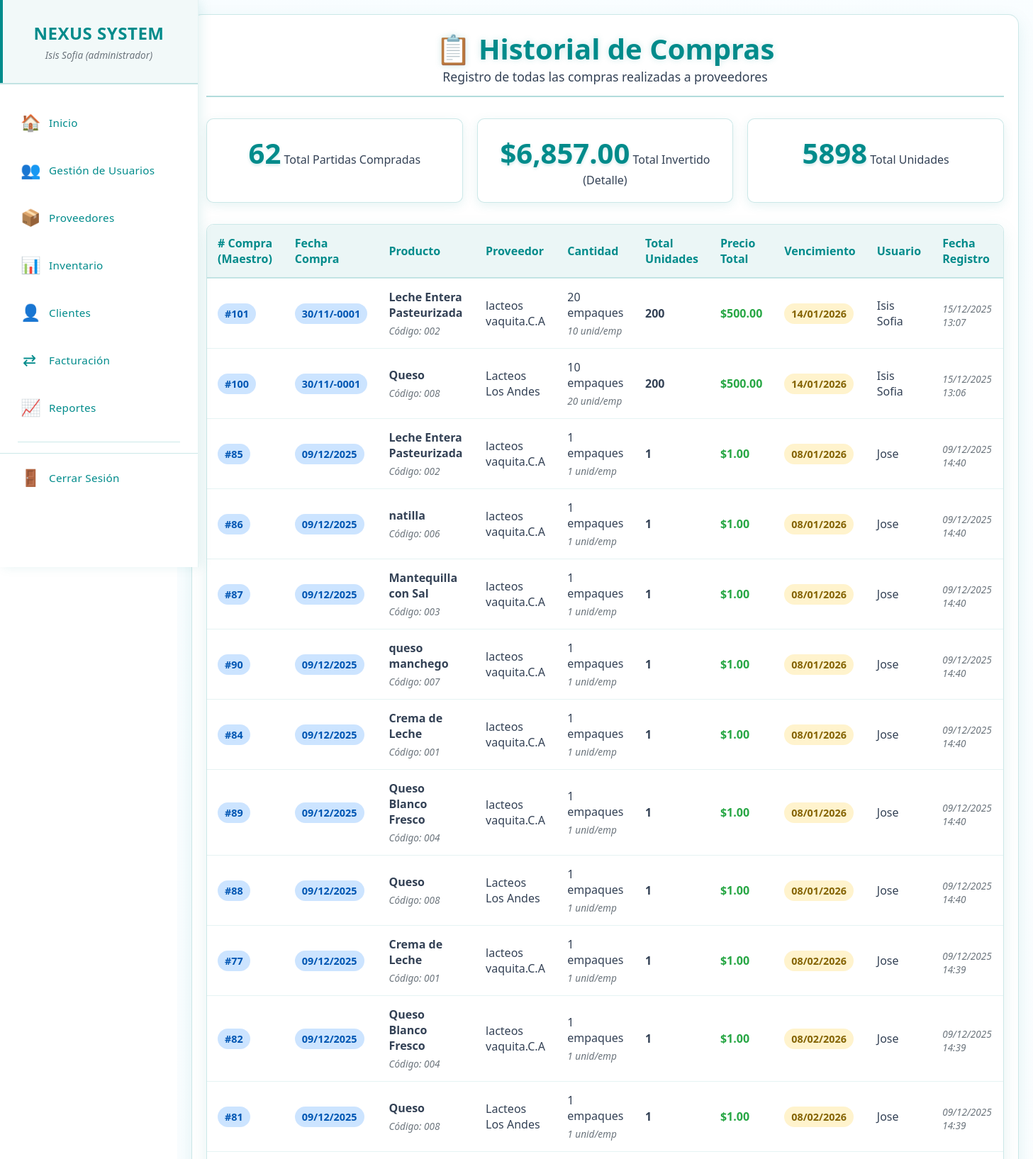
The app's page /historial_compras.php (signed in, upper part) with its own data.
### tables this page shows
CREATE TABLE `historial_compras` (
  `id_historial` int(11) NOT NULL,
  `id_compra` int(11) NOT NULL,
  `id_producto_proveedor` int(11) NOT NULL,
  `cantidad_empaques` int(11) NOT NULL,
  `unidades_empaque` int(11) NOT NULL,
  `total_unidades` int(11) NOT NULL,
  `precio_total` decimal(10,2) NOT NULL,
  `fecha_compra` date NOT NULL,
  `fecha_vencimiento` date NOT NULL,
  `usuario_id` int(11) NOT NULL,
  `fecha_registro` timestamp NOT NULL DEFAULT current_timestamp()
);

CREATE TABLE `productos_proveedor` (
  `id_producto_proveedor` int(11) NOT NULL,
  `codigo_producto` varchar(50) NOT NULL,
  `nombre` varchar(255) NOT NULL,
  `descripcion` text DEFAULT NULL,
  `id_categoria` int(11) NOT NULL,
  `id_subcategoria` int(11) DEFAULT NULL,
  `id_proveedor` int(11) NOT NULL,
  `precio_compra` decimal(10,2) NOT NULL,
  `unidad_medida` varchar(20) DEFAULT 'unidad',
  `fecha_compra` date DEFAULT NULL,
  `es_perecedero` tinyint(1) DEFAULT 0,
  `registro` timestamp NOT NULL DEFAULT current_timestamp(),
  `actualizacion` timestamp NOT NULL DEFAULT current_timestamp() ON UPDATE current_timestamp()
);

CREATE TABLE `proveedores` (
  `id_proveedor` int(11) NOT NULL,
  `nombres` varchar(255) NOT NULL,
  `nombre_comercial` varchar(255) NOT NULL,
  `rif` varchar(20) NOT NULL,
  `telefono` varchar(20) DEFAULT NULL,
  `email` varchar(100) DEFAULT NULL,
  `direccion` text DEFAULT NULL,
  `estado` enum('activo','inactivo') DEFAULT 'activo',
  `registro` timestamp NOT NULL DEFAULT current_timestamp(),
  `actualizacion` timestamp NOT NULL DEFAULT current_timestamp() ON UPDATE current_timestamp()
);

CREATE TABLE `usuario` (
  `id_usuario` int(11) NOT NULL,
  `usuario` varchar(50) NOT NULL,
  `nombre` varchar(100) NOT NULL,
  `apellido` varchar(100) NOT NULL,
  `contraseña` varchar(255) NOT NULL,
  `id_rol` int(11) NOT NULL,
  `activo` tinyint(1) DEFAULT 1
);

### historial_compras.php (the view, shortened to what this page needs)
<?php
require_once 'menu.php';
try {
    $sql = "
        SELECT
            hc.*,
            pp.nombre as producto_nombre,
            pp.codigo_producto,
            p.nombre_comercial as proveedor_nombre,
            u.nombre as usuario_nombre
        FROM historial_compras hc
        JOIN productos_proveedor pp ON hc.id_producto_proveedor = pp.id_producto_proveedor
        JOIN proveedores p ON pp.id_proveedor = p.id_proveedor
        -- En el nuevo esquema, usuario_id y fecha_compra se leen directamente desde historial_compras
        -- pero se sabe que deberían estar solo en compras_proveedores (el Maestro)
        JOIN usuario u ON hc.usuario_id = u.id_usuario
        ORDER BY hc.fecha_registro DESC
    ";
    $stmt = $pdo->query($sql);
    $historial = $stmt->fetchAll(PDO::FETCH_ASSOC);
    $total_compras = count($historial);
    $total_invertido = array_sum(array_column($historial, 'precio_total'));
    $total_unidades = array_sum(array_column($historial, 'total_unidades'));
} catch (PDOException $e) {
    die("Error al consultar historial: " . $e->getMessage());
}
?>
<!DOCTYPE html>
<html lang="es">
<head>
    <link rel="stylesheet" href="css/proveedores.css">
</head>
<body>
   <main class="main-content">
        <div class="content-wrapper">
            <div class="container">
                <div class="header">
                    <h1>📋 Historial de Compras</h1>
                    <p>Registro de todas las compras realizadas a proveedores</p>
                </div>
                <div class="stats-container">
                    <div class="stat-card">
                        <span class="stat-number"><?php echo $total_compras; ?></span>
                        <span class="stat-label">Total Partidas Compradas</span>
                    </div>
                    <div class="stat-card">
                        <span class="stat-number">$<?php echo number_format($total_invertido, 2); ?></span>
                        <span class="stat-label">Total Invertido (Detalle)</span>
                    </div>
                    <div class="stat-card">
                        <span class="stat-number"><?php echo $total_unidades; ?></span>
                        <span class="stat-label">Total Unidades</span>
                    </div>
                </div>
                <?php if ($total_compras > 0): ?>
                    <div class="table-container">
                        <table class="table">
                            <thead>
                                <tr>
                                    <th># Compra (Maestro)</th>
                                    <th>Fecha Compra</th>
                                    <th>Producto</th>
                                    <th>Proveedor</th>
                                    <th>Cantidad</th>
                                    <th>Total Unidades</th>
                                    <th>Precio Total</th>
                                    <th>Vencimiento</th>
                                    <th>Usuario</th>
                                    <th>Fecha Registro</th>
                                </tr>
                            </thead>
                            <tbody>
                                <?php foreach ($historial as $row): ?>
                                    <tr>
                                        <td>
                                            <span class="badge badge-info">
                                                #<?php echo $row['id_compra']; ?>
                                            </span>
                                        </td>
                                        <td>
                                            <span class="badge badge-info">
                                                <?php echo date('d/m/Y', strtotime($row['fecha_compra'])); ?>
                                            </span>
                                        </td>
                                        <td>
                                            <strong><?php echo htmlspecialchars($row['producto_nombre']); ?></strong><br>
                                            <small>Código: <?php echo $row['codigo_producto']; ?></small>
                                        </td>
                                        <td><?php echo $row['proveedor_nombre']; ?></td>
                                        <td>
                                            <?php echo $row['cantidad_empaques']; ?> empaques<br>
                                            <small><?php echo $row['unidades_empaque']; ?> unid/emp</small>
                                        </td>
                                        <td style="font-weight: bold;">
                                            <?php echo $row['total_unidades']; ?>
                                        </td>
                                        <td style="font-weight: bold; color: #28a745;">
                                            $<?php echo number_format($row['precio_total'], 2); ?>
                                        </td>
                                        <td>
                                            <span class="badge badge-warning">
                                                <?php echo date('d/m/Y', strtotime($row['fecha_vencimiento'])); ?>
                                            </span>
                                        </td>
                                        <td><?php echo $row['usuario_nombre']; ?></td>
                                        <td>
                                            <small><?php echo date('d/m/Y H:i', strtotime($row['fecha_registro'])); ?></small>
                                        </td>
                                    </tr>
                                <?php endforeach; ?>
                            </tbody>
                        </table>
                    </div>
                <?php endif; ?>
            </div>
        </div>
    </main>
</body>
</html>

### css/menu.css (style rules this page uses)
* { margin: 0; padding: 0; box-sizing: border-box; }
body { font-family: 'Segoe UI', Tahoma, Geneva, Verdana, sans-serif; background: #ffffff; color: #334155; overflow-x: hidden; }
.main-content { flex: 1; margin-left: 280px; padding: 30px; background: #ffffff; min-height: 100vh; }

### css/proveedores.css (style rules this page uses)
* { margin: 0; padding: 0; box-sizing: border-box; }
.main-content { margin-left: 250px; min-height: 100vh; padding: 0; background: linear-gradient(135deg, #f8fdff 0%, #ffffff 100%); }
.content-wrapper { padding: 20px; color: #2b3139; width: 100%; }
.container { max-width: 1200px; margin: 0 auto; padding: 20px; background: #ffffff; border-radius: 15px; border: 1px solid rgba(0, 139, 139, 0.2); box-shadow: 0 8px 25px rgba(0, 139, 139, 0.1); }
.header { text-align: center; margin-bottom: 30px; padding-bottom: 15px; border-bottom: 2px solid rgba(0, 139, 139, 0.3); }
.header h1 { color: #008B8B; font-size: 2.5em; text-shadow: 0 0 10px rgba(0, 139, 139, 0.2); }
.header p { color: #334155; font-size: 1.1em; }
.stats-container { display: grid; grid-template-columns: repeat(auto-fit, minmax(200px, 1fr)); gap: 20px; margin-bottom: 30px; }
.stat-card { background: #ffffff; padding: 20px; border-radius: 10px; text-align: center; border: 1px solid rgba(0, 139, 139, 0.2); box-shadow: 0 4px 15px rgba(0, 139, 139, 0.1); transition: all 0.3s ease; }
.stat-number { font-size: 2.5em; font-weight: bold; color: #008B8B; text-shadow: 0 2px 4px rgba(0, 139, 139, 0.2); }
.stat-label { color: #334155; font-size: 1em; }
.table-container { width: 100%; overflow-x: auto; margin-bottom: 20px; border-radius: 10px; border: 1px solid rgba(0, 139, 139, 0.2); box-shadow: 0 8px 25px rgba(0, 139, 139, 0.1); }
.table { min-width: 1000px; width: 100%; background: #ffffff; border-radius: 10px; overflow: hidden; border-collapse: collapse; }
.table th { background: rgba(0, 139, 139, 0.08); color: #008B8B; padding: 15px; text-align: left; font-weight: 600; border-bottom: 2px solid rgba(0, 139, 139, 0.2); }
.table td { padding: 15px; border-bottom: 1px solid rgba(0, 139, 139, 0.1); color: #334155; vertical-align: middle; }
.badge { padding: 5px 10px; border-radius: 15px; font-size: 0.9em; font-weight: bold; display: inline-block; }
.badge-warning { background: rgba(255, 193, 7, 0.2); color: #856404; }
.badge-info { background: rgba(0, 123, 255, 0.2); color: #0056b3; }
small { display: block; margin-top: 5px; color: #6c757d; font-size: 0.85em; font-style: italic; }

### records on screen
historial_compras: id_compra "101", fecha_compra "30/11/-0001", id_producto_proveedor.nombre "Leche Entera Pasteurizada", id_producto_proveedor.codigo_producto "002", proveedores.nombre_comercial "lacteos vaquita.C.A", cantidad_empaques "20", unidades_empaque "10", total_unidades "200", precio_total "500.00", fecha_vencimiento "14/01/2026", usuario.nombre "Isis Sofia", fecha_registro "15/12/2025 13:07"
historial_compras: id_compra "100", fecha_compra "30/11/-0001", id_producto_proveedor.nombre "Queso", id_producto_proveedor.codigo_producto "008", proveedores.nombre_comercial "Lacteos Los Andes", cantidad_empaques "10", unidades_empaque "20", total_unidades "200", precio_total "500.00", fecha_vencimiento "14/01/2026", usuario.nombre "Isis Sofia", fecha_registro "15/12/2025 13:06"
historial_compras: id_compra "85", fecha_compra "09/12/2025", id_producto_proveedor.nombre "Leche Entera Pasteurizada", id_producto_proveedor.codigo_producto "002", proveedores.nombre_comercial "lacteos vaquita.C.A", cantidad_empaques "1", unidades_empaque "1", total_unidades "1", precio_total "1.00", fecha_vencimiento "08/01/2026", usuario.nombre "Jose", fecha_registro "09/12/2025 14:40"
historial_compras: id_compra "86", fecha_compra "09/12/2025", id_producto_proveedor.nombre "natilla", id_producto_proveedor.codigo_producto "006", proveedores.nombre_comercial "lacteos vaquita.C.A", cantidad_empaques "1", unidades_empaque "1", total_unidades "1", precio_total "1.00", fecha_vencimiento "08/01/2026", usuario.nombre "Jose", fecha_registro "09/12/2025 14:40"
historial_compras: id_compra "87", fecha_compra "09/12/2025", id_producto_proveedor.nombre "Mantequilla con Sal", id_producto_proveedor.codigo_producto "003", proveedores.nombre_comercial "lacteos vaquita.C.A", cantidad_empaques "1", unidades_empaque "1", total_unidades "1", precio_total "1.00", fecha_vencimiento "08/01/2026", usuario.nombre "Jose", fecha_registro "09/12/2025 14:40"
historial_compras: id_compra "90", fecha_compra "09/12/2025", id_producto_proveedor.nombre "queso manchego", id_producto_proveedor.codigo_producto "007", proveedores.nombre_comercial "lacteos vaquita.C.A", cantidad_empaques "1", unidades_empaque "1", total_unidades "1", precio_total "1.00", fecha_vencimiento "08/01/2026", usuario.nombre "Jose", fecha_registro "09/12/2025 14:40"
historial_compras: id_compra "84", fecha_compra "09/12/2025", id_producto_proveedor.nombre "Crema de Leche", id_producto_proveedor.codigo_producto "001", proveedores.nombre_comercial "lacteos vaquita.C.A", cantidad_empaques "1", unidades_empaque "1", total_unidades "1", precio_total "1.00", fecha_vencimiento "08/01/2026", usuario.nombre "Jose", fecha_registro "09/12/2025 14:40"
historial_compras: id_compra "89", fecha_compra "09/12/2025", id_producto_proveedor.nombre "Queso Blanco Fresco", id_producto_proveedor.codigo_producto "004", proveedores.nombre_comercial "lacteos vaquita.C.A", cantidad_empaques "1", unidades_empaque "1", total_unidades "1", precio_total "1.00", fecha_vencimiento "08/01/2026", usuario.nombre "Jose", fecha_registro "09/12/2025 14:40"
historial_compras: id_compra "88", fecha_compra "09/12/2025", id_producto_proveedor.nombre "Queso", id_producto_proveedor.codigo_producto "008", proveedores.nombre_comercial "Lacteos Los Andes", cantidad_empaques "1", unidades_empaque "1", total_unidades "1", precio_total "1.00", fecha_vencimiento "08/01/2026", usuario.nombre "Jose", fecha_registro "09/12/2025 14:40"
historial_compras: id_compra "77", fecha_compra "09/12/2025", id_producto_proveedor.nombre "Crema de Leche", id_producto_proveedor.codigo_producto "001", proveedores.nombre_comercial "lacteos vaquita.C.A", cantidad_empaques "1", unidades_empaque "1", total_unidades "1", precio_total "1.00", fecha_vencimiento "08/02/2026", usuario.nombre "Jose", fecha_registro "09/12/2025 14:39"
historial_compras: id_compra "82", fecha_compra "09/12/2025", id_producto_proveedor.nombre "Queso Blanco Fresco", id_producto_proveedor.codigo_producto "004", proveedores.nombre_comercial "lacteos vaquita.C.A", cantidad_empaques "1", unidades_empaque "1", total_unidades "1", precio_total "1.00", fecha_vencimiento "08/02/2026", usuario.nombre "Jose", fecha_registro "09/12/2025 14:39"
historial_compras: id_compra "81", fecha_compra "09/12/2025", id_producto_proveedor.nombre "Queso", id_producto_proveedor.codigo_producto "008", proveedores.nombre_comercial "Lacteos Los Andes", cantidad_empaques "1", unidades_empaque "1", total_unidades "1", precio_total "1.00", fecha_vencimiento "08/02/2026", usuario.nombre "Jose", fecha_registro "09/12/2025 14:39"

### other values on screen
$_SESSION['nombre'] "Isis Sofia"
$_SESSION['rol'] "administrador"
$total_compras "62"
$total_invertido "6,857.00"
$total_unidades "5898"
